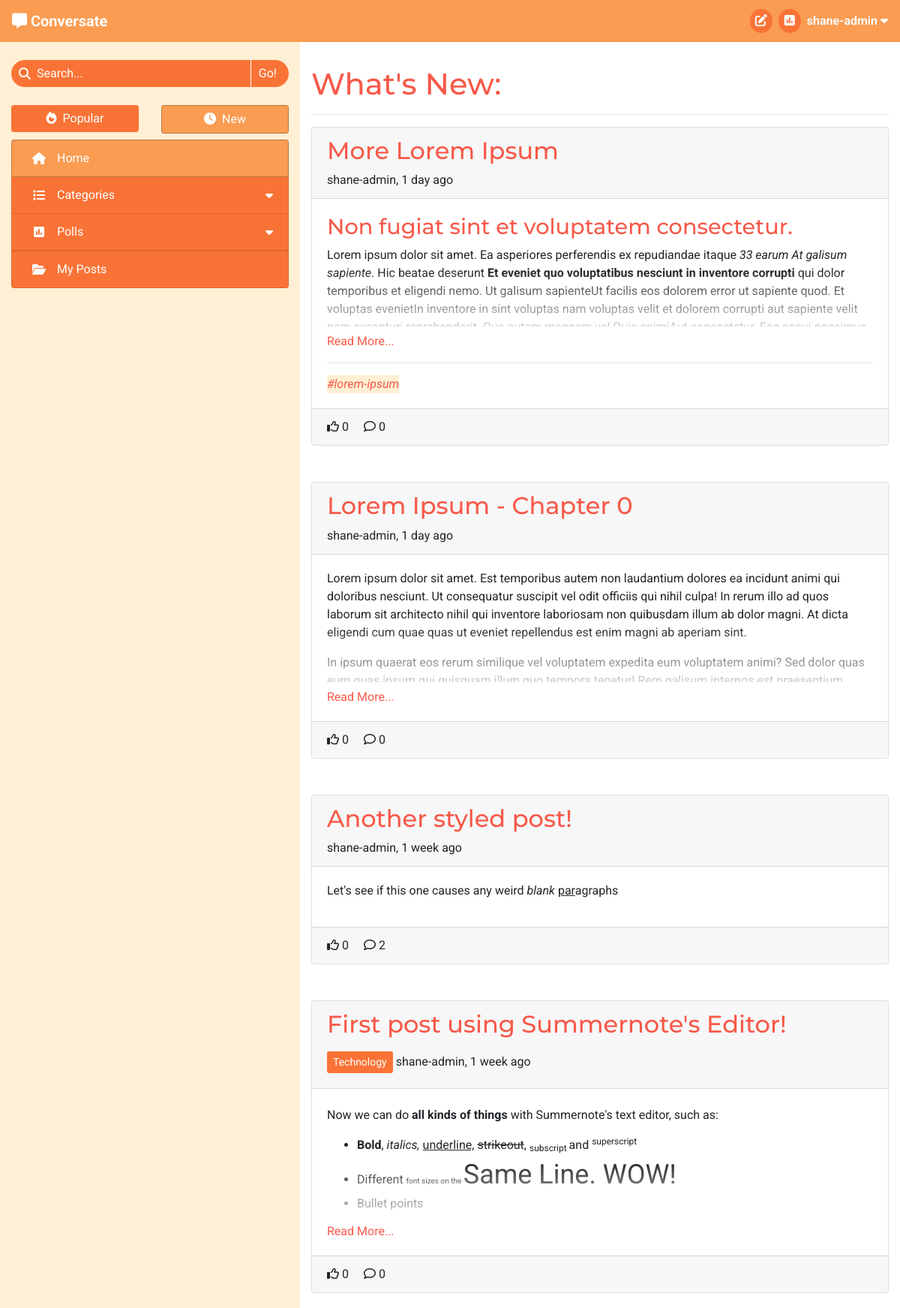
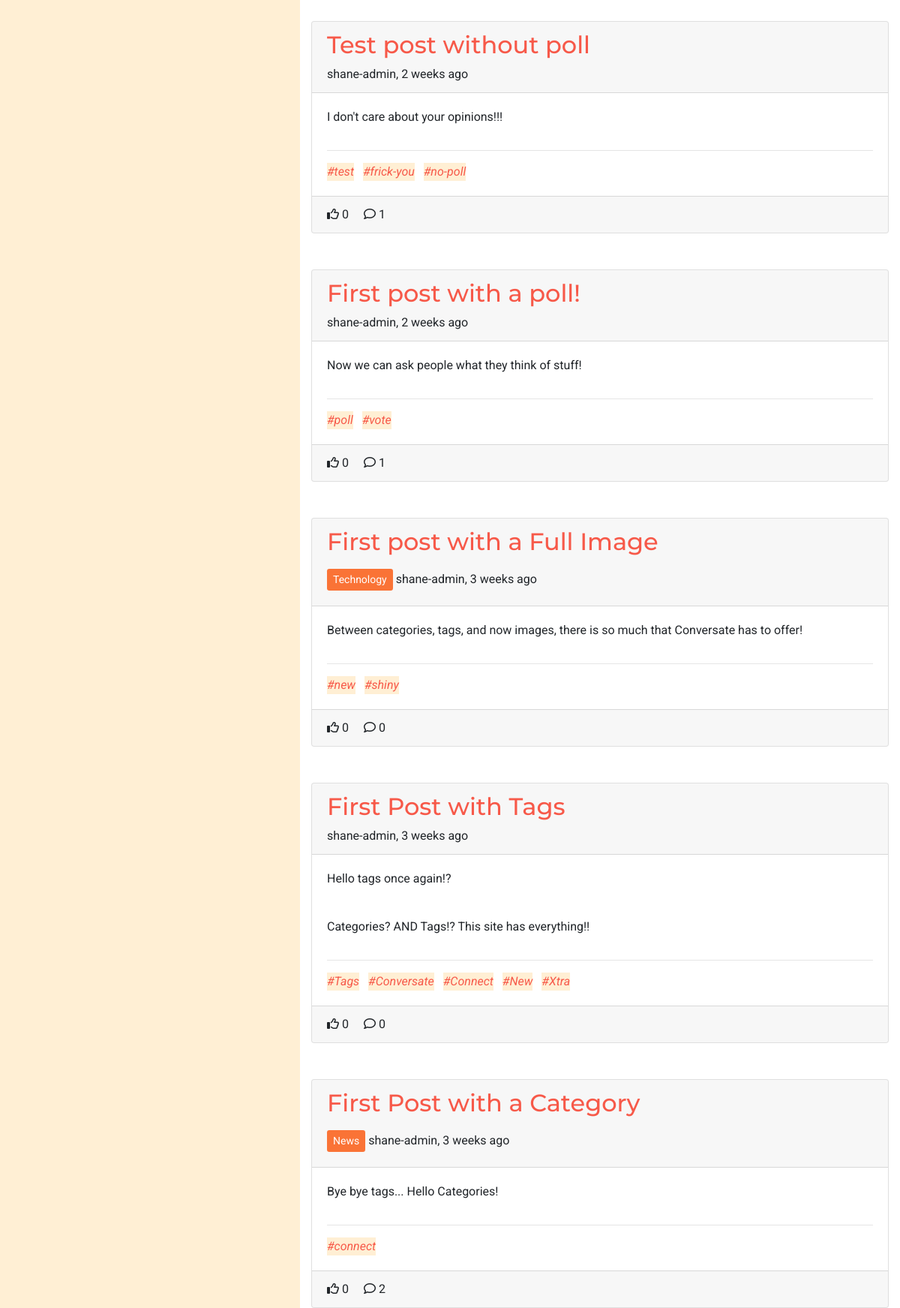
The app's page / (signed in, upper part) with its own data (2 pictures, top to bottom).
### forum/models.py (models this page shows, shortened)
class Post(models.Model):
    title = models.CharField(max_length=100)
    slug = models.SlugField(max_length=100, unique=True)
    category = models.ForeignKey(Category, on_delete=models.CASCADE,
                                 related_name='tagged_posts')
    image = CloudinaryField('image', blank=True)
    image_position = models.IntegerField(blank=True, null=True)
    posted_by = models.ForeignKey(User, on_delete=models.CASCADE,
                                  related_name='added_posts')
    posted_on = models.DateTimeField(auto_now_add=True)
    content = models.TextField()
    tags = models.CharField(max_length=200, blank=True)
    edited = models.BooleanField(default=False)
    likes = models.ManyToManyField(User, related_name='post_likes', blank=True)
    approved = models.BooleanField(default=False)
    class Meta:
        ordering = ['-posted_on']
    def number_of_likes(self):
        return self.likes.count()
    def number_of_comments(self):
        return self.comments.count()
    def tag_list(self):
        tags_separate = self.tags.split('#')
        tags_separate.pop(0)
        return tags_separate
    def time_elapsed(self):
        return get_time_elapsed(self.posted_on)

class Category(models.Model):
    name = models.CharField(max_length=30, unique=True)
    slug = models.SlugField(max_length=30, unique=True)
    icon = models.CharField(max_length=30, default="fa-tag")
    def __str__(self):
        return self.name
    def number_of_posts(self):
        return self.tagged_posts.count()

### forum/views.py (the view)
# urls.py: path('', views.ListPosts.as_view(), name='home'),
class ListPosts(View):
    def get(self, request):
        if not request.user.is_authenticated:
            return redirect('/accounts/login')
        posts = Post.objects.all()
        context = get_post_list_context(request, posts)
        user_profile = get_profile(request.user)
        if user_profile.sort_by_new:
            context['heading'] = "What's New"
        else:
            context['heading'] = "What's Trending"
        context['selected_tab'] = 'Home'
        return render(
            request,
            'post_list.html',
            context,
        )

### templates/post_list.html (shortened to what this page needs)
{% extends "base.html" %}
{% block content %}
<h1>{{ heading }}:</h1>
<hr>
{% if item_list %}
    <div id="list-of-posts" class="after-load">
        {% for post in item_list %}
            <div class="post card mb-5">
                <div class="card-header">
                    <div class="post-title">
                        <a href="{% url 'view_post' post.slug %}" class="anchor-no-style">
                            <h2 class="align-middle">{{ post.title }}</h2>
                        </a>
                    </div>
                    <div>
                        {% if post.category.slug != 'none' %}
                            <a href="{% url 'categories' post.category.slug %}"
                                class="btn btn-sm category align-middle my-2">{{ post.category }}</a>
                        {% endif %}
                        <span>{{ post.posted_by }}, {{ post.time_elapsed }}</span>
                    </div>
                </div>
                <div class="card-body post-list-body">
                    <div class="post-preview">
                        <div class="post-preview-inner">{{ post.content|safe }}</div>
                        <a class="post-anchor-overlay" href="{% url 'view_post' post.slug %}"></a>
                    </div>
                    <a class="read-more d-none mt-2" href="{% url 'view_post' post.slug %}">Read More...</a>
                    {% if post.tags %}
                        <div>
                            <hr>
                            {% for tag in post.tag_list %}
                                <a class="tag-list-item mr-2 anchor-no-style" href="{% url 'search_tag' tag %}">
                                    <em>#{{ tag }}</em>
                                </a>
                            {% endfor %}
                        </div>
                    {% endif %}
                </div>
                <div class="card-footer">
                    {% if user in post.likes.all %}
                        <i class="fa-solid fa-thumbs-up"></i>
                    {% else %}
                        <i class="fa-regular fa-thumbs-up"></i>
                    {% endif %}
                    {{ post.number_of_likes }}
                    <i class="fa-regular fa-comment pl-3"></i>
                    {{ post.number_of_comments }}
                </div>
            </div>
        {% endfor %}
    </div>
{% endif %}
{% endblock content %}

### templates/base.html (shortened to what this page needs)
{% load static %}
<!DOCTYPE html>
<html lang="en">
<head>
    <link rel="stylesheet" href="https://cdn.jsdelivr.net/npm/bootstrap@4.6.2/dist/css/bootstrap.min.css"
>
    <link rel="stylesheet" href="{% static 'css/style.css' %}" type="text/css">
</head>
<body id="main-page">
    <header class="navbar navbar-expand-sm navbar-dark">
        <div>
            <a class="navbar-brand" href="{% url 'home' %}" aria-label="Go to the home page">
                <i class="fa-solid fa-message"></i>
                <strong class="d-none d-md-inline">Conversate</strong>
            </a>
        </div>
        <ul class="nav justify-content-end">
            {% if user.is_authenticated %}
                <li class="nav mr-3 mr-md-2">
                    <a class="nav-icon" href="{% url 'new_post' %}">
                        <i class="fa-solid fa-pen-to-square"></i>
                    </a>
                </li>
                <li class="nav mr-3 mr-md-2">
                    <a class="nav-icon" href="{% url 'new_poll' %}">
                        <i class="fa-solid fa-square-poll-vertical"></i>
                    </a>
                </li>
                <li class="nav dropdown center-to-container">
                    <span class="text-light d-none d-md-inline" data-toggle="dropdown" role="button"
                        aria-expanded="false" aria-label="User Information">
                        <strong>{{ user.username }}
                            <i class="fa-solid fa-caret-down"></i>
                        </strong>
                    </span>
                </li>
            {% else %}
                <li class="nav">
                    <a href="{% url 'account_login' %}" class="btn">Log In</a>
                </li>
            {% endif %}
        </ul>
    </header>
    <div>
        <div class="container-fluid">
            <div class="row">
                <div id="side-nav-large" class="d-none d-md-block col-4">
                    <nav id="side-nav-container">
                        <form action="{% url 'search_post' %}" method="GET" autocomplete="off">
                            <div class="search-bar mt-4" role="button" data-toggle="popover"
                                data-placement="bottom">
                                <div class="center-to-container">
                                    <i class="fa-solid fa-magnifying-glass"></i>
                                </div>
                                <input type="text" id="search-input" name="search_query"
                                    {% if search_result %} value="{{ search_result }}"{% endif %} placeholder="Search..." required>
                                <input type="submit" class="side-nav-btn" value="Go!">
                            </div>
                        </form>
                        <div class="container-fluid px-0 mt-4 mb-2">
                            <div class="row">
                                {% with request.path|add:"?"|add:request.GET.urlencode as current_path %}
                                <div class="col-6">
                                    {% if disable_sort %}
                                        <div>
                                    {% elif request.GET.urlencode %}
                                        <a href="{% url 'sort_posts' 0 current_path %}" class="anchor-no-style">
                                    {% else %}
                                        <a href="{% url 'sort_posts' 0 request.path %}" class="anchor-no-style">
                                    {% endif %}
                                        <div class="btn btn-block side-nav-btn
                                            {% if disable_sort %} disabled{% elif not user.profile.sort_by_new %} active{% endif %}">
                                            <i class="fa-solid fa-fire mr-lg-1"></i>
                                            Popular
                                        </div>
                                    {% if disable_sort %}
                                        </div>
                                    {% else %}
                                        </a>
                                    {% endif %}
                                </div>
                                <div class="col-6">
                                    {% if disable_sort %}
                                        <div>
                                    {% elif request.GET.urlencode %}
                                        <a href="{% url 'sort_posts' 1 current_path %}" class="anchor-no-style">
                                    {% else %}
                                        <a href="{% url 'sort_posts' 1 request.path %}" class="anchor-no-style">
                                    {% endif %}
                                        <div class="btn btn-block side-nav-btn
                                            {% if disable_sort %} disabled{% elif user.profile.sort_by_new %} active{% endif %}">
                                            <i class="fa-solid fa-clock mr-lg-1"></i>
                                            New
                                        </div>
                                    {% if disable_sort %}
                                        </div>
                                    {% else %}
                                        </a>
                                    {% endif %}
                                </div>
                                {% endwith %}
                            </div>
                        </div>
                        <div class="list-group side-nav accordion" id="side-nav-list">
                            <a class="list-group-item list-group-item-action side-nav-btn
                                {% if selected_tab == 'Home' %} active{% endif %}" href="{% url 'home' %}">
                                <i class="fa-solid fa-house center-to-container"></i>
                                <span class="d-inline-block ml-lg-2">Home</span>
                            </a>
                            <a id="category-collapse" class="list-group-item list-group-item-action side-nav-btn clickable
                                {% if 'Categories' in selected_tab %} active{% endif %}" data-toggle="collapse"
                                href="#side-nav-categories" role="button" aria-expanded="false" aria-controls="side-nav-categories">
                                <i class="fa-solid fa-list center-to-container"></i>
                                <div class="ml-lg-2">Categories</div>
                                <i class="fa-solid fa-caret-down center-to-container"></i>
                            </a>
                            <a id="poll-list-collapse" class="list-group-item list-group-item-action side-nav-btn clickable
                                {% if 'Polls' in selected_tab %} active{% endif %}" data-toggle="collapse"
                                href="#side-nav-polls" role="button" aria-expanded="false" aria-controls="side-nav-polls">
                                <i class="fa-solid fa-square-poll-vertical center-to-container"></i>
                                <div class="ml-lg-2">Polls</div>
                                <i class="fa-solid fa-caret-down center-to-container"></i>
                            </a>
                            <a class="list-group-item list-group-item-action side-nav-btn clickable"
                                href="{% url 'my_posts' %}">
                                <i class="fa-solid fa-folder-open center-to-container"></i>
                                <span class="d-inline-block ml-lg-2">My Posts</span>
                            </a>
                        </div>
                    </nav>
                </div>
                <div id="main-content" class="col col-md-8">
                    <section>
                        {% block content %}
                        {% endblock content %}
                    </section>
                </div>
            </div>
        </div>
    </div>
</body>
</html>

### records on screen
Post: title "More Lorem Ipsum", posted_by "shane-admin", time_elapsed "1 day ago", content "Non fugiat sint et voluptatem consectetur. Lorem ipsum dolor sit amet. Ea asperiores perferendis ex repudiandae itaque 33 earum At galisum sapiente . Hic beatae deserunt Et eveniet quo voluptatibus nesciunt in inventore corrupti qui dolor temporibus et eligendi nemo. Ut galisum sapienteUt facilis eos dolorem error ut sapiente quod. Et voluptas evenietIn inventore in sint voluptas nam voluptas velit et dolorem corrupti aut sapiente velit…", tag_list "lorem-ipsum", number_of_likes "0", number_of_comments "0"
Post: title "Lorem Ipsum - Chapter 0", posted_by "shane-admin", time_elapsed "1 day ago", content "Lorem ipsum dolor sit amet. Est temporibus autem non laudantium dolores ea incidunt animi qui doloribus nesciunt. Ut consequatur suscipit vel odit officiis qui nihil culpa! In rerum illo ad quos laborum sit architecto nihil qui inventore laboriosam non quibusdam illum ab dolor magni. At dicta eligendi cum quae quas ut eveniet repellendus est enim magni ab aperiam sint. In ipsum quaerat eos rerum similique vel voluptatem expedita eum voluptatem animi? Sed dolor quas…", number_of_likes "0", number_of_comments "0"
Post: title "Another styled post!", posted_by "shane-admin", time_elapsed "1 week ago", content "Let's see if this one causes any weird blank par agraphs", number_of_likes "0", number_of_comments "2"
Post: title "First post using Summernote's Editor!", category "Technology", posted_by "shane-admin", time_elapsed "1 week ago", content "Now we can do all kinds of things with Summernote's text editor, such as: Bold , italics, underline, strikeout , subscript and superscript Different font sizes on the Same Line. WOW! Bullet points", number_of_likes "0", number_of_comments "0"
Post: title "Test post without poll", posted_by "shane-admin", time_elapsed "2 weeks ago", content "I don't care about your opinions!!!", tag_list "test" "frick-you" "no-poll", number_of_likes "0", number_of_comments "1"
Post: title "First post with a poll!", posted_by "shane-admin", time_elapsed "2 weeks ago", content "Now we can ask people what they think of stuff!", tag_list "poll" "vote", number_of_likes "0", number_of_comments "1"
Post: title "First post with a Full Image", category "Technology", posted_by "shane-admin", time_elapsed "3 weeks ago", content "Between categories, tags, and now images, there is so much that Conversate has to offer!", tag_list "new" "shiny", number_of_likes "0", number_of_comments "0"
Post: title "First Post with Tags", posted_by "shane-admin", time_elapsed "3 weeks ago", content "Hello tags once again!? Categories? AND Tags!? This site has everything!!", tag_list "Tags" "Conversate" "Connect" "New" "Xtra", number_of_likes "0", number_of_comments "0"
Post: title "First Post with a Category", category "News", posted_by "shane-admin", time_elapsed "3 weeks ago", content "Bye bye tags... Hello Categories!", tag_list "connect", number_of_likes "0", number_of_comments "2"

### other values on screen
{{ user.username }} "shane-admin"
{{ heading }} "What's New"
